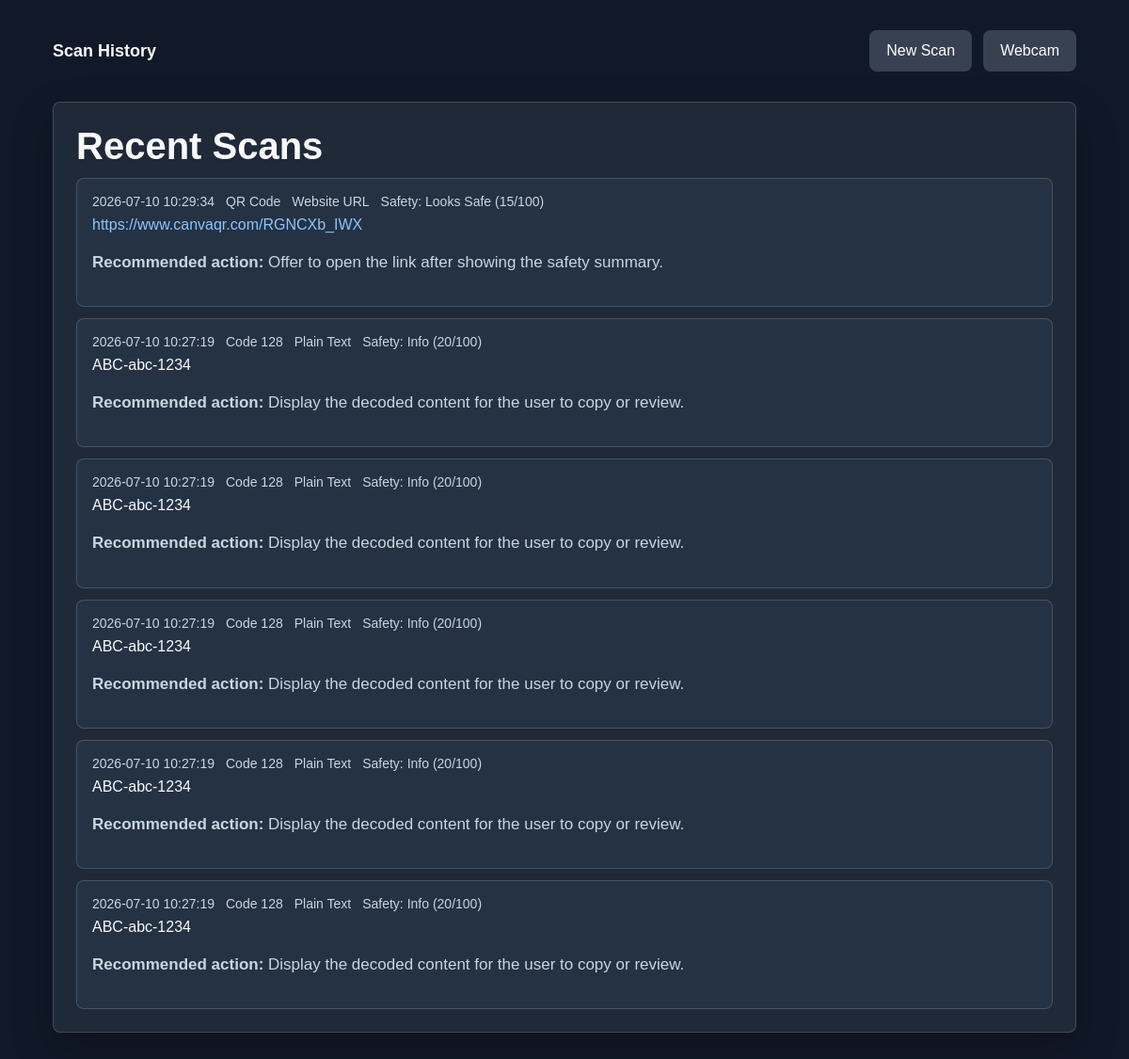
The app's page /history with its own data.
### tables this page shows
CREATE TABLE scans (
                id INTEGER PRIMARY KEY AUTOINCREMENT,
                image_filename TEXT NOT NULL,
                code_type TEXT NOT NULL,
                decoded_data TEXT NOT NULL,
                category TEXT,
                safety_level TEXT,
                safety_score INTEGER,
                action TEXT,
                ai_summary TEXT,
                created_at TEXT NOT NULL
            );

### app.py (the view)
@app.route("/history")
def history():
    scans = get_recent_scans()
    return render_template("history.html", scans=scans)

### services/history_service.py (called while the page is built)
def get_recent_scans(limit=25):
    with _connect() as connection:
        rows = connection.execute(
            """
            SELECT
                id,
                image_filename,
                code_type,
                decoded_data,
                category,
                safety_level,
                safety_score,
                action,
                ai_summary,
                created_at
            FROM scans
            ORDER BY id DESC
            LIMIT ?
            """,
            (limit,)
        ).fetchall()
    return [dict(row) for row in rows]

def _connect():
    connection = sqlite3.connect(DATABASE_PATH)
    connection.row_factory = sqlite3.Row
    return connection

### templates/history.html (shortened to what this page needs)
<!DOCTYPE html>
<html lang="en">
<head>
    <link rel="stylesheet" href="{{ url_for('static', filename='css/style.css') }}">
</head>
<body>
<main class="page">
    <header class="topbar">
        <div class="brand">Scan History</div>
        <nav class="nav">
            <a class="button secondary" href="{{ url_for('home') }}">New Scan</a>
            <a class="button secondary" href="{{ url_for('webcam') }}">Webcam</a>
        </nav>
    </header>
    <section class="panel">
        <h1>Recent Scans</h1>
        {% if scans %}
            <div class="history-list">
                {% for scan in scans %}
                <article class="history-item">
                    <div class="history-meta">
                        <span>{{ scan.created_at }}</span>
                        <span>{{ scan.code_type }}</span>
                        <span>{{ scan.category }}</span>
                        <span>Safety: {{ scan.safety_level }} ({{ scan.safety_score }}/100)</span>
                    </div>
                    <div class="data-text">
                        {% if scan.decoded_data.startswith('http') %}
                            <a href="{{ scan.decoded_data }}" target="_blank" rel="noopener noreferrer">
                                {{ scan.decoded_data }}
                            </a>
                        {% else %}
                            {{ scan.decoded_data }}
                        {% endif %}
                    </div>
                    <p><strong>Recommended action:</strong> {{ scan.action }}</p>
                </article>
                {% endfor %}
            </div>
        {% else %}
            <p>No scans have been saved yet.</p>
        {% endif %}
    </section>
</main>
</body>
</html>

### static/css/style.css (style rules this page uses)
:root { color-scheme: dark; --bg: #111827; --panel: #1f2937; --panel-soft: #243244; --border: rgba(255,255,255,0.16); --text: #f9fafb; --muted: #cbd5e1; --primary: #2563eb; --primary-hover: #1d4ed8; --cyan: #00d4ff; --green: #8fd14f; --yellow: #ffd166; --red: #ff5c7a; }
* { box-sizing: border-box; }
body { background-color: var(--bg); color: var(--text); font-family: Arial, sans-serif; margin: 0; }
a { color: #8ec5ff; text-decoration: none; overflow-wrap: anywhere; }
.page { width: min(1120px, 100%); margin: 0 auto; padding: 32px 16px; }
.topbar { display: flex; justify-content: space-between; align-items: center; gap: 16px; margin-bottom: 32px; }
.brand { font-size: 18px; font-weight: 700; }
.nav { display: flex; gap: 12px; flex-wrap: wrap; justify-content: flex-end; }
.panel { background: var(--panel); border: 1px solid var(--border); border-radius: 8px; padding: 24px; box-shadow: 0 18px 45px rgba(0,0,0,0.22); }
h1 { font-size: 40px; line-height: 1.1; margin: 0 0 12px; }
p { color: var(--muted); font-size: 17px; line-height: 1.6; }
button, .button { display: inline-flex; align-items: center; justify-content: center; min-height: 44px; padding: 0 18px; border: none; border-radius: 8px; cursor: pointer; background-color: var(--primary); color: white; font-size: 16px; }
.button.secondary { background: #374151; }
.data-text { overflow-wrap: anywhere; }
.history-list { display: grid; gap: 12px; }
.history-item { background: var(--panel-soft); border: 1px solid var(--border); border-radius: 8px; padding: 16px; }
.history-meta { display: flex; gap: 12px; flex-wrap: wrap; color: var(--muted); font-size: 14px; margin-bottom: 8px; }

### records on screen
scans: created_at "2026-07-10 10:29:34", code_type "QR Code", category "Website URL", safety_level "Looks Safe", safety_score "15", decoded_data "https://www.canvaqr.com/RGNCXb_IWX", action "Offer to open the link after showing the safety summary."
scans: created_at "2026-07-10 10:27:19", code_type "Code 128", category "Plain Text", safety_level "Info", safety_score "20", decoded_data "ABC-abc-1234", action "Display the decoded content for the user to copy or review."
scans: created_at "2026-07-10 10:27:19", code_type "Code 128", category "Plain Text", safety_level "Info", safety_score "20", decoded_data "ABC-abc-1234", action "Display the decoded content for the user to copy or review."
scans: created_at "2026-07-10 10:27:19", code_type "Code 128", category "Plain Text", safety_level "Info", safety_score "20", decoded_data "ABC-abc-1234", action "Display the decoded content for the user to copy or review."
scans: created_at "2026-07-10 10:27:19", code_type "Code 128", category "Plain Text", safety_level "Info", safety_score "20", decoded_data "ABC-abc-1234", action "Display the decoded content for the user to copy or review."
scans: created_at "2026-07-10 10:27:19", code_type "Code 128", category "Plain Text", safety_level "Info", safety_score "20", decoded_data "ABC-abc-1234", action "Display the decoded content for the user to copy or review."
